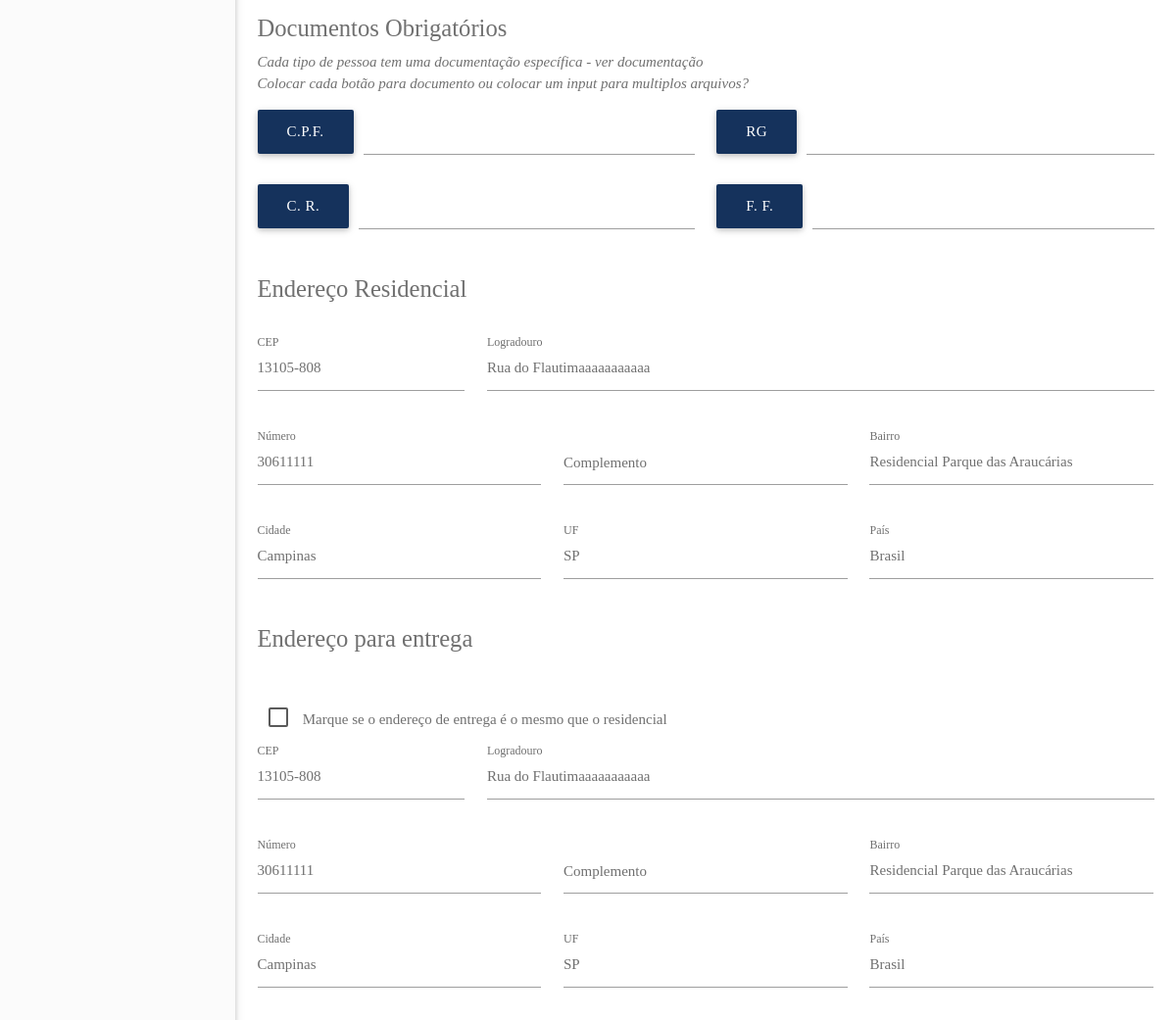
/dashboard/clientes/alterar.php?clienteId=9 (signed in, middle part), run on an earlier commit of the app's database.
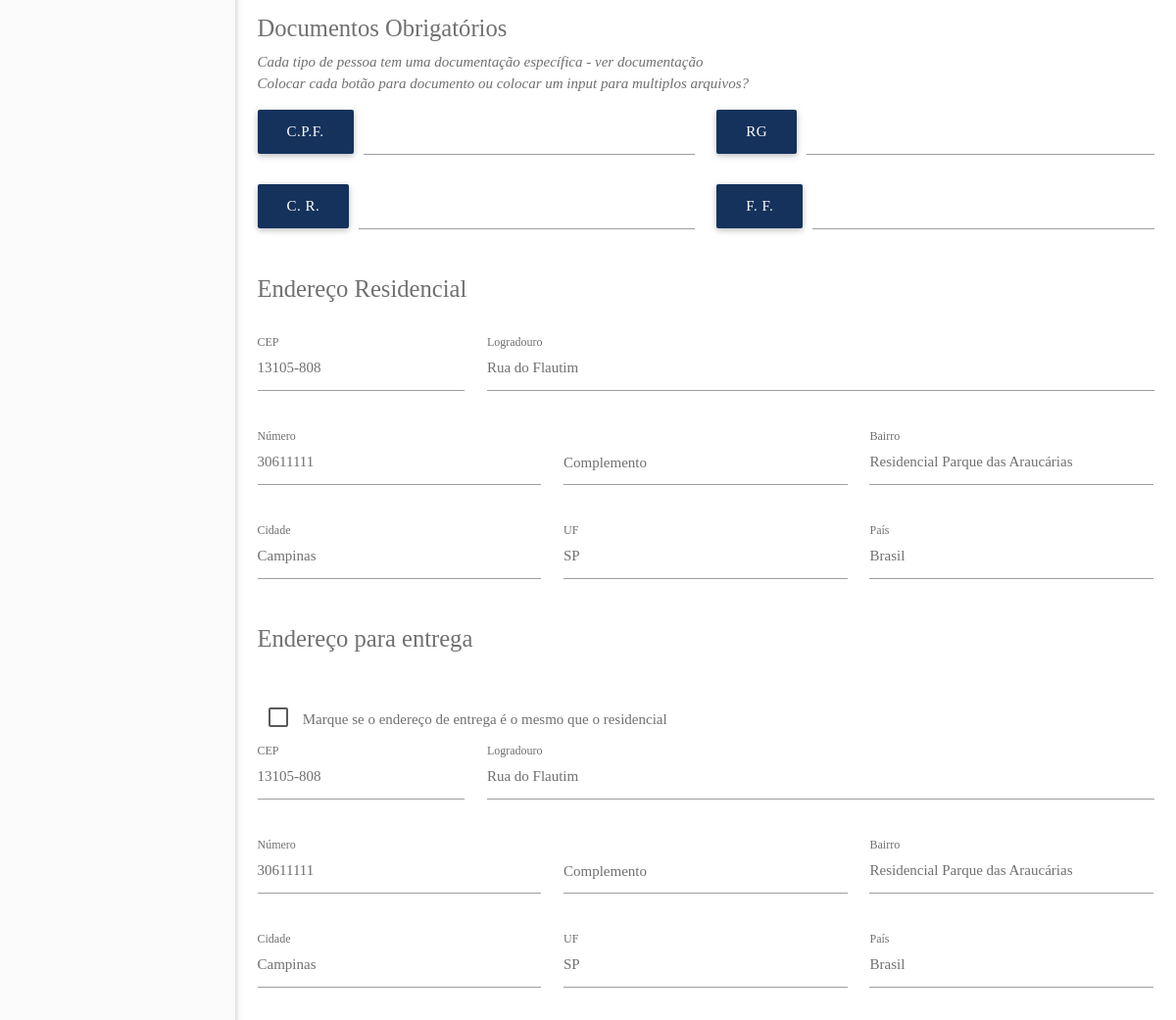
And on a later commit of the database.
### tables this page shows
CREATE TABLE `enderecoscliente` (
  `id` int(11) NOT NULL,
  `clienteId` int(11) DEFAULT NULL,
  `tipo` int(11) DEFAULT NULL,
  `cep` varchar(50) DEFAULT NULL,
  `endereco` varchar(255) DEFAULT NULL,
  `numero` varchar(20) DEFAULT NULL,
  `complemento` varchar(100) DEFAULT NULL,
  `bairro` varchar(100) DEFAULT NULL,
  `municipioId` int(11) DEFAULT NULL,
  `estadoId` int(11) DEFAULT NULL,
  `paisId` int(11) DEFAULT NULL,
  `cidade` varchar(100) DEFAULT NULL,
  `estado` varchar(100) DEFAULT NULL,
  `pais` varchar(100) DEFAULT NULL
);

### dashboard/clientes/alterar.php (the view, shortened to what the changed rows need)
<?php
include "../core/database.php";
include "../includes/header.php";
?>
<main>
  <div class="row">
    <div id="div-pf" class="col s12">
      <form action="alterarPost.php" method="POST" class="form-group form-alterar-cliente" id="form-alterar-cliente-pf" enctype="multipart/form-data">
        <div class="row">
          <?php
            $sql_query = sprintf("SELECT * FROM enderecoscliente WHERE clienteId = %s and tipo = %s", $_GET['clienteId'], 1);
            $result = mysqli_query($conn, $sql_query);
            $rows = array();
            while($row = mysqli_fetch_array($result)) $rows[] = $row;
            $cep = "";
            $endereco = "";
            $numero = "";
            $bairro = "";
            $cidade = "";
            $estado = "";
            $pais = "";
            foreach($rows as $r){
              $cep = $r['cep'];
              $endereco = $r['endereco'];
              $numero = $r['numero'];
              $bairro = $r['bairro'];
              $cidade = $r['cidade'];
              $estado = $r['estado'];
              $pais = $r['pais'];
            }
          ?>
         <div class="row">
          <div class="input-field col s3">
            <input id="cep-residencial" name="cep-residencial" type="text" required value='<?php echo $cep ?>' >
            <label for="cep-residencial">CEP</label>
          </div>
          <div class="input-field col s9">
            <input id="logradouro-residencial" name="logradouro-residencial" type="text" required value='<?php echo $endereco ?>' >
            <label for="logradouro-residencial">Logradouro</label>
          </div>
        </div>
        <div class="row">
          <div class="input-field col s4">
            <input id="numero-residencial" name="numero-residencial" type="text" required value='<?php echo $numero ?>'>
            <label for="numero-residencial">Número</label>
          </div>
          <div class="input-field col s4">
            <input id="bairro-residencial" name="bairro-residencial" type="text" required value='<?php echo $bairro ?>'>
            <label for="bairro-residencial">Bairro</label>
          </div>
        </div>
        <div class="row">
          <div class="input-field col s4">
            <input id="cidade-residencial" name="cidade-residencial" type="text" required value='<?php echo $cidade ?>'>
            <label for="cidade-residencial">Cidade</label>
          </div>
          <div class="input-field col s4" >
            <input id="UF-residencial" name="UF-residencial" type="text" required value='<?php echo $estado ?>'>
            <label for="UF-residencial">UF</label>
          </div>
          <div class="input-field col s4">
            <input id="pais-residencial" name="pais-residencial" type="text" required value='<?php echo $pais ?>'>
            <label for="pais-residencial">País</label>
          </div>
        </div>
        <?php
          $sql_query = sprintf("SELECT * FROM enderecoscliente WHERE clienteId = %s and tipo = %s", $_GET['clienteId'], 2);
          $result = mysqli_query($conn, $sql_query);
          $rows = array();
          while($row = mysqli_fetch_array($result)) $rows[] = $row;
          foreach($rows as $r){
            $cep = $r['cep'];
            $endereco = $r['endereco'];
            $numero = $r['numero'];
            $bairro = $r['bairro'];
            $cidade = $r['cidade'];
            $estado = $r['estado'];
            $pais = $r['pais'];
          }
        ?>
       <div id="div-endereco-entrega">
         <div class="row">
          <div class="input-field col s3">
            <input id="cep-entrega" name="cep-entrega" type="text" value='<?php echo $cep ?>'>
            <label for="cep-entrega">CEP</label>
          </div>
          <div class="input-field col s9">
            <input id="logradouro-entrega" name="logradouro-entrega" type="text" value='<?php echo $endereco ?>'>
            <label for="logradouro-entrega">Logradouro</label>
          </div>
        </div>
        <div class="row">
          <div class="input-field col s4">
            <input id="numero-entrega" name="numero-entrega" type="text" value='<?php echo $numero ?>'>
            <label for="numero-entrega">Número</label>
          </div>
          <div class="input-field col s4">
            <input id="bairro-entrega" name="bairro-entrega" type="text" value='<?php echo $bairro ?>'>
            <label for="bairro-entrega">Bairro</label>
          </div>
        </div>
        <div class="row">
          <div class="input-field col s4">
            <input id="cidade-entrega" name="cidade-entrega" type="text" value='<?php echo $cidade ?>'>
            <label for="cidade-entrega">Cidade</label>
          </div>
          <div class="input-field col s4">
            <input id="UF-entrega" name="UF-entrega" type="text" value='<?php echo $estado ?>'>
            <label for="UF-entrega">UF</label>
          </div>
          <div class="input-field col s4">
            <input id="pais-entrega" name="pais-entrega" type="text" value='<?php echo $pais ?>'>
            <label for="pais-entrega">País</label>
          </div>
        </div>
      </div>
  </div>
</form>
</div>
</div>
</main>
<?php
include "../includes/footer.php";
?>

What changed in the data, as far as the page shows it:
changed enderecoscliente (number 1 of 2 on the later page): logradouro-residencial "Rua do Flautimaaaaaaaaaaa" → "Rua do Flautim"
changed enderecoscliente (number 2 of 2 on the later page): logradouro-entrega "Rua do Flautimaaaaaaaaaaa" → "Rua do Flautim"
